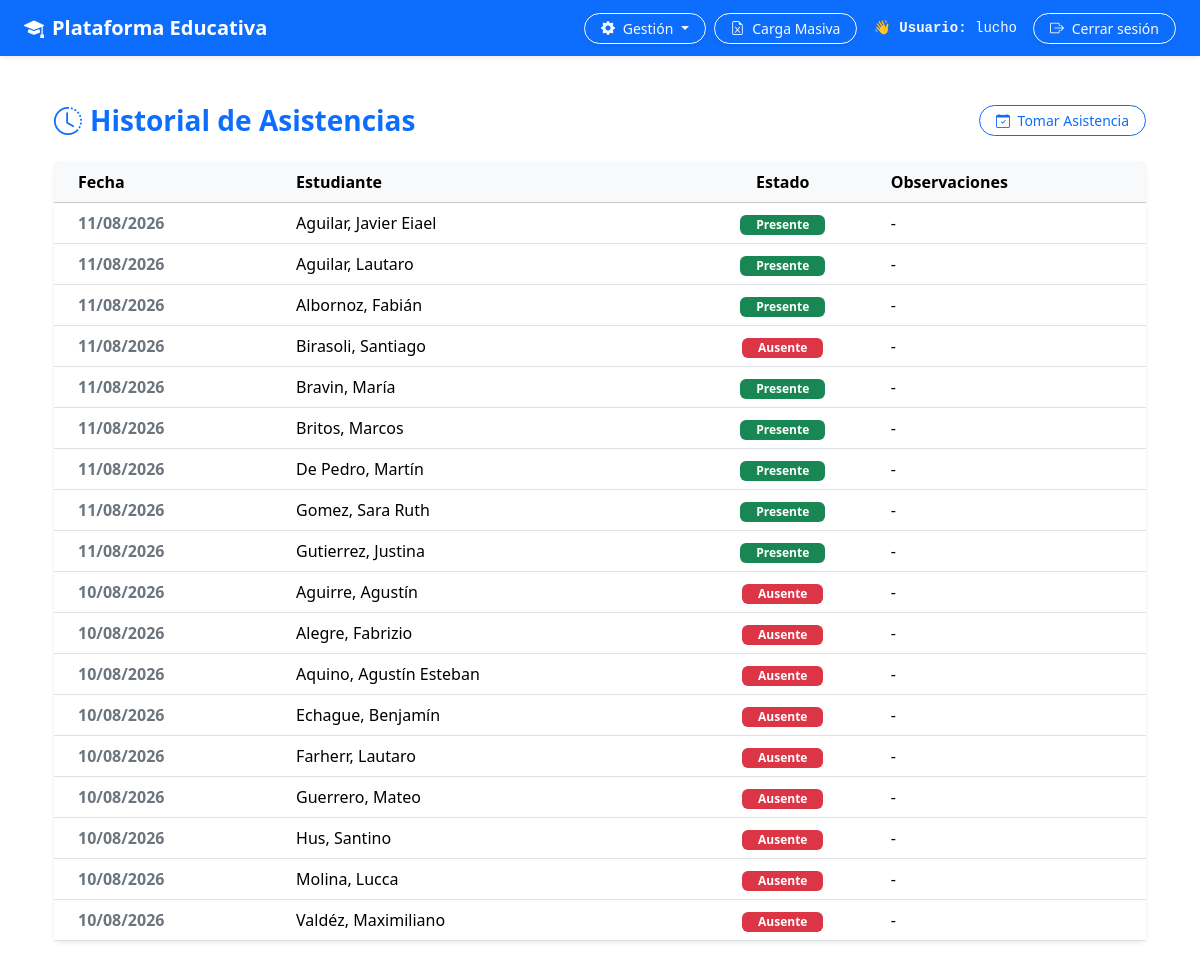
The app's page /gestion/historial/ (signed in), older data.
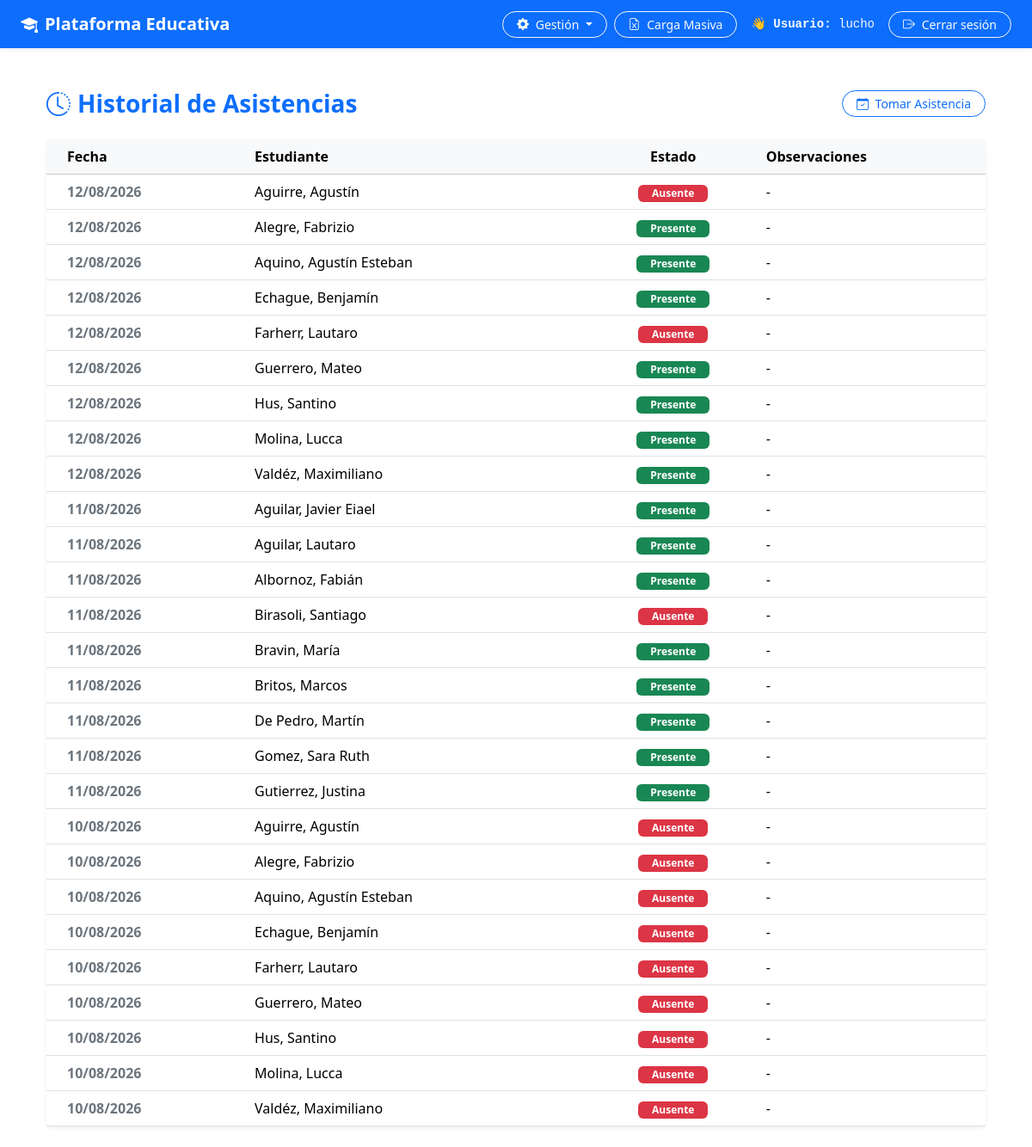
The same page, newer data.
### usuarios/models.py (models this page shows, shortened)
class Usuario(AbstractUser):
  TURNOS = [
      ('M', 'Mañana'),
      ('T', 'Tarde'),
      ('N', 'Noche'),
  ]
  dni = models.CharField(max_length=20, unique=True, null=True, blank=True)
  curso = models.CharField(
      max_length=100,
      blank=True,
      null=True,
      help_text='Ejemplo: 5A, 5C, 6to 1ra',
  )
  turno = models.CharField(
      max_length=1,
      choices=TURNOS,
      default='M',
      help_text='Turno al que pertenece el alumno (Mañana/Tarde/Noche)',
  )
  dia_cursado = models.CharField(
      max_length=50,
      blank=True,
      null=True,
      help_text='Ejemplo: Lunes, Miércoles o Lunes,Martes',
  )
  ultimo_equipo = models.CharField(
      max_length=100,
      blank=True,
      null=True,
      help_text='Nombre de la netbook o PC usada en el último inicio de sesión (ej. ALUMNO-05)',
  )
  ultima_conexion = models.DateTimeField(
      null=True,
      blank=True,
      help_text='Última fecha y hora de actividad/login registrada',
  )

class Asistencia(models.Model):
  ESTADOS = [
      ('P', 'Presente'),
      ('A', 'Ausente'),
      ('T', 'Tarde'),
      ('J', 'Justificado'),
  ]
  alumno = models.ForeignKey(
      settings.AUTH_USER_MODEL,
      on_delete=models.CASCADE,
      related_name='asistencias',
  )
  fecha = models.DateField()
  estado = models.CharField(max_length=1, choices=ESTADOS, default='P')
  observacion = models.CharField(max_length=255, blank=True, null=True)
  class Meta:
    unique_together = ('alumno', 'fecha')
    verbose_name = 'Asistencia'
    verbose_name_plural = 'Asistencias'

### educacion/views.py (the view)
# urls.py: path('gestion/historial/', views.historial_asistencias, name='historial_asistencias'),
@login_required
def historial_asistencias(request):
    if not (request.user.is_staff or request.user.is_superuser):
        messages.error(request, 'No tienes permisos para acceder a esta sección.')
        return redirect('educacion:inicio')
    asistencias = Asistencia.objects.select_related('alumno').order_by('-fecha', 'alumno__last_name')
    return render(request, 'asistencias/historial_asistencias.html', {'asistencias': asistencias})

### educacion/templates/asistencias/historial_asistencias.html
{% extends 'base.html' %}
{% block content %}
<div class="container py-4">
    <div class="d-flex justify-content-between align-items-center mb-4">
        <h2 class="h3 fw-bold text-primary mb-0">
            <i class="bi bi-clock-history me-2"></i>Historial de Asistencias
        </h2>
        <a href="{% url 'educacion:tomar_asistencia_jornada' %}" class="btn btn-outline-primary btn-sm rounded-pill px-3">
            <i class="bi bi-calendar-check me-1"></i> Tomar Asistencia
        </a>
    </div>
    <div class="card shadow-sm border-0">
        <div class="card-body p-0">
            <div class="table-responsive">
                <table class="table table-hover align-middle mb-0">
                    <thead class="table-light">
                        <tr>
                            <th class="ps-4">Fecha</th>
                            <th>Estudiante</th>
                            <th class="text-center">Estado</th>
                            <th>Observaciones</th>
                        </tr>
                    </thead>
                    <tbody>
                        {% for asistencia in asistencias %}
                        <tr>
                            <td class="ps-4 fw-bold text-secondary">
                                {{ asistencia.fecha|date:"d/m/Y" }}
                            </td>
                            <td>
                                {{ asistencia.alumno.last_name }}, {{ asistencia.alumno.first_name }}
                            </td>
                            <td class="text-center">
                                {% if asistencia.estado == 'PRESENTE' %}
                                    <span class="badge bg-success px-3 py-1">Presente</span>
                                {% elif asistencia.estado == 'TARDANZA' or asistencia.estado == 'LLEGADA_TARDE' %}
                                    <span class="badge bg-warning text-dark px-3 py-1">Tarde</span>
                                {% elif asistencia.estado == 'JUSTIFICADO' %}
                                    <span class="badge bg-info text-dark px-3 py-1">Justificado</span>
                                {% else %}
                                    <span class="badge bg-danger px-3 py-1">Ausente</span>
                                {% endif %}
                            </td>
                            <td>
                                {{ asistencia.observacion|default:"-" }}
                            </td>
                        </tr>
                        {% empty %}
                        <tr>
                            <td colspan="4" class="text-center py-4 text-muted">
                                No hay registros de asistencia en el historial.
                            </td>
                        </tr>
                        {% endfor %}
                    </tbody>
                </table>
            </div>
        </div>
    </div>
</div>
{% endblock %}

### templates/base.html (shortened to what this page needs)
{% load static %}
<!DOCTYPE html>
<html lang="es">
<head>
    <link href="https://cdn.jsdelivr.net/npm/bootstrap@5.3.3/dist/css/bootstrap.min.css" rel="stylesheet"
>
    <link rel="stylesheet" href="https://cdn.jsdelivr.net/npm/bootstrap-icons@1.11.3/font/bootstrap-icons.min.css">
    <link rel="stylesheet" href="{% static 'css/estilos.css' %}">
</head>
<body>
    {% include 'navbar.html' %}
    <main class="container">
        {% block content %}
        {% endblock %}
    </main>
</body>
</html>

### templates/navbar.html (shortened to what this page needs)
{% load static %}
<nav class="navbar navbar-expand-lg navbar-dark bg-primary mb-4 shadow-sm">
    <div class="container-fluid px-4">
        <a class="navbar-brand fw-bold" href="{% url 'educacion:inicio' %}">
            <i class="bi bi-mortarboard-fill me-2"></i>Plataforma Educativa
        </a>
        <div class="collapse navbar-collapse" id="navbarNav">
            <ul class="navbar-nav ms-auto align-items-center gap-2 mt-2 mt-lg-0">
                {% if user.is_authenticated %}
                    {% if user.is_staff or user.is_superuser %}
                        <li class="nav-item dropdown">
                            <a class="btn btn-outline-light btn-sm rounded-pill px-3 dropdown-toggle shadow-sm" href="#" id="gestionDropdown" role="button" data-bs-toggle="dropdown" aria-expanded="false">
                                <i class="bi bi-gear-fill me-1"></i> Gestión
                            </a>
                        </li>
                        <li class="nav-item">
                            <a class="btn btn-outline-light btn-sm rounded-pill px-3 shadow-sm" href="{% url 'cargar_usuarios_excel' %}">
                                <i class="bi bi-file-earmark-excel me-1"></i> Carga Masiva
                            </a>
                        </li>
                    {% endif %}
                    <li class="nav-item text-light font-monospace small px-2">
                        👋 <strong>Usuario:</strong> {{ user.get_full_name|default:user.username }}
                    </li>
                    <li class="nav-item">
                        <form method="post" action="{% url 'logout' %}" class="d-inline">
                            <button type="submit" class="btn btn-outline-light btn-sm rounded-pill px-3 shadow-sm">
                                <i class="bi bi-box-arrow-right me-1"></i> Cerrar sesión
                            </button>
                        </form>
                    </li>
                {% else %}
                    <li class="nav-item">
                        <a class="btn btn-light btn-sm rounded-pill px-3 shadow-sm" href="{% url 'login' %}">
                            <i class="bi bi-box-arrow-in-right me-1"></i> Iniciar sesión
                        </a>
                    </li>
                {% endif %}
            </ul>
        </div>
    </div>
</nav>

### static/css/estilos.css (style rules this page uses)
.navbar-brand { transition: 0.3s; }

Row changes from the older to the newer data that the page shows:
added Asistencia: fecha "12/08/2026", alumno.last_name "Aguirre", alumno.first_name "Agustín", estado "Ausente", observacion "-"
added Asistencia: fecha "12/08/2026", alumno.last_name "Alegre", alumno.first_name "Fabrizio", estado "Presente", observacion "-"
added Asistencia: fecha "12/08/2026", alumno.last_name "Aquino", alumno.first_name "Agustín Esteban", estado "Presente", observacion "-"
added Asistencia: fecha "12/08/2026", alumno.last_name "Echague", alumno.first_name "Benjamín", estado "Presente", observacion "-"
added Asistencia: fecha "12/08/2026", alumno.last_name "Farherr", alumno.first_name "Lautaro", estado "Ausente", observacion "-"
added Asistencia: fecha "12/08/2026", alumno.last_name "Guerrero", alumno.first_name "Mateo", estado "Presente", observacion "-"
added Asistencia: fecha "12/08/2026", alumno.last_name "Hus", alumno.first_name "Santino", estado "Presente", observacion "-"
added Asistencia: fecha "12/08/2026", alumno.last_name "Molina", alumno.first_name "Lucca", estado "Presente", observacion "-"
added Asistencia: fecha "12/08/2026", alumno.last_name "Valdéz", alumno.first_name "Maximiliano", estado "Presente", observacion "-"
